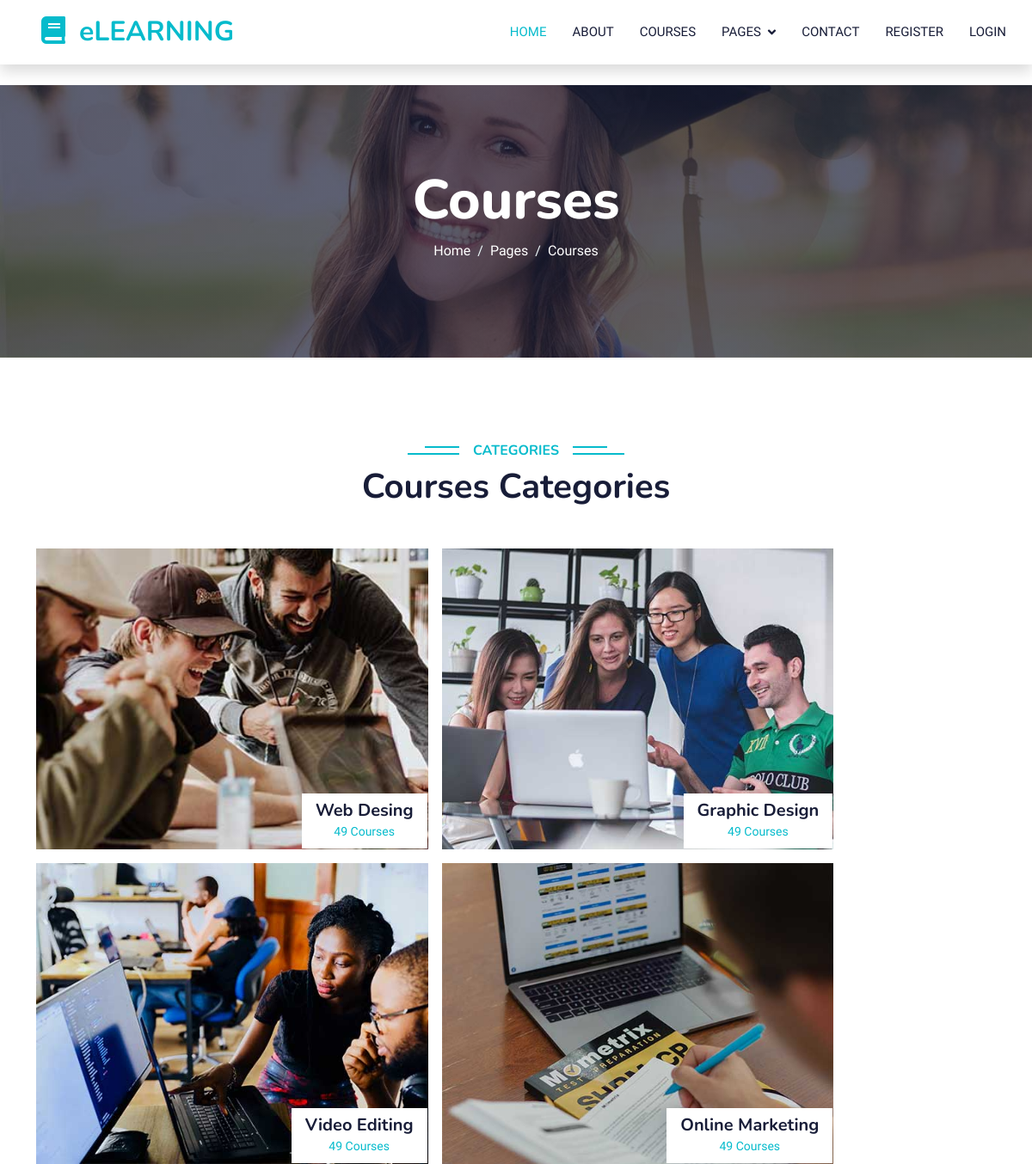
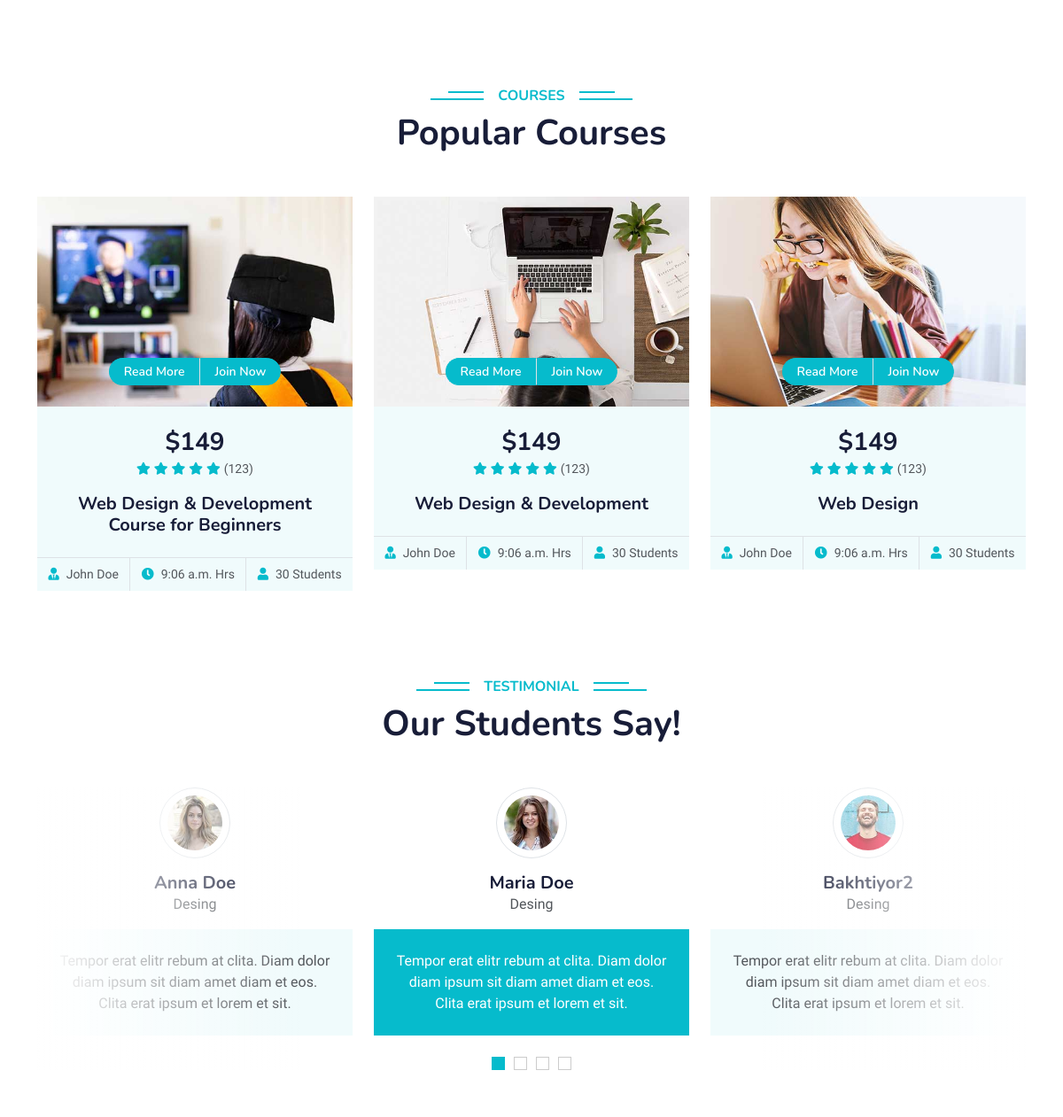
/courses (upper part), run on an earlier commit of the app's database (2 pictures, top to bottom).
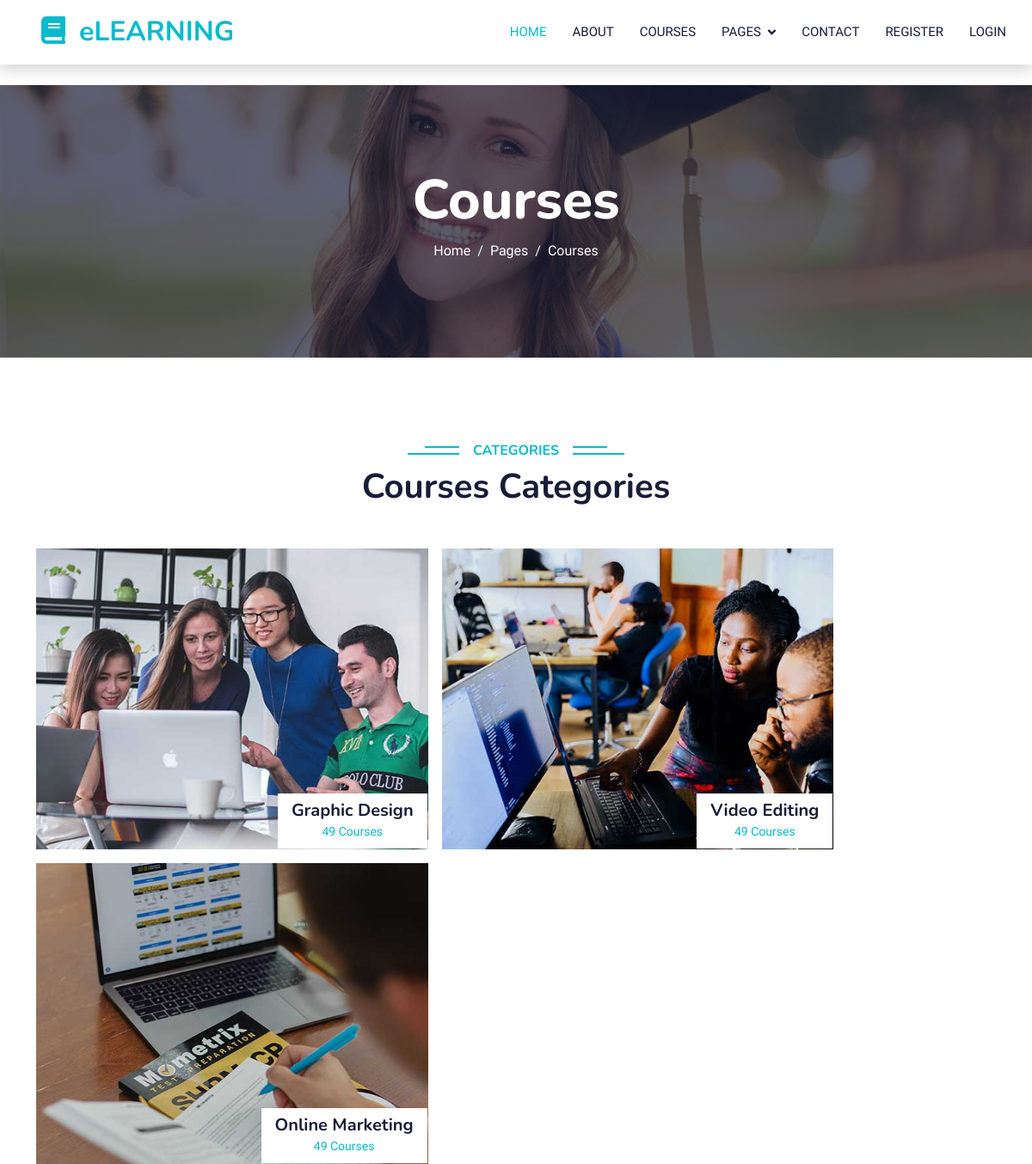
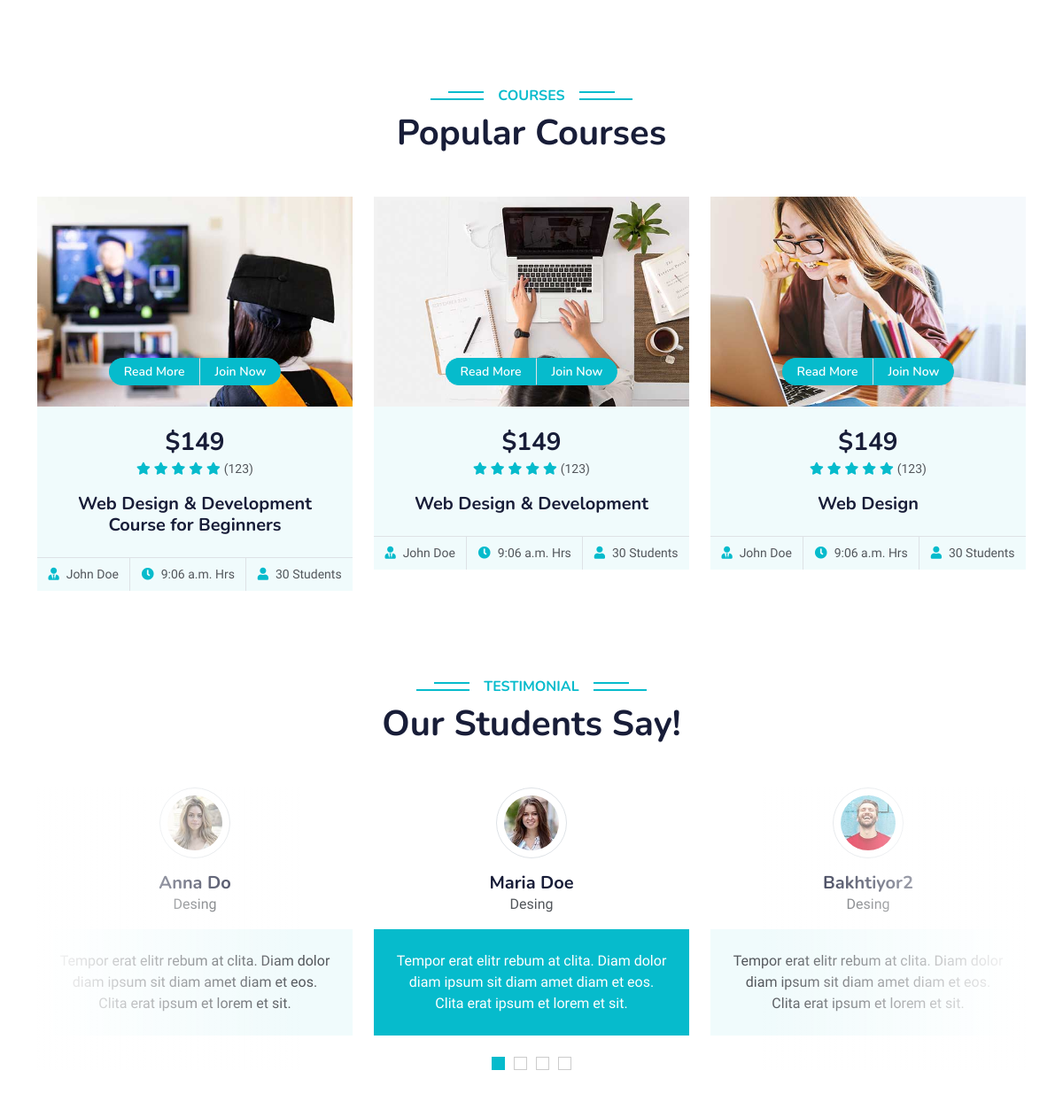
And on a later commit of the database (2 pictures, top to bottom).
### learningapp/models.py (models this page shows, shortened)
class Courses(models.Model):
    name = models.CharField(max_length=200)
    courses = models.IntegerField()
    img = models.ImageField(upload_to='courses/')
    slug = models.SlugField()
    def get_absolute_url(self):
        return reverse("detail4", args=[self.slug])

class Popular_courses(models.Model):
    name = models.CharField(max_length=300)
    person_name = models.CharField(max_length=200)
    time = models.TimeField()
    students = models.IntegerField()
    img = models.ImageField(upload_to='pupular_courses/')
    price = models.IntegerField()
    slug = models.SlugField()

class Clients(models.Model):
    name = models.CharField(max_length=200)
    bio = models.TextField()
    profession = models.CharField(max_length=200)
    img = models.ImageField(upload_to='clients/')
    slug = models.SlugField()

### learningapp/views.py (the view)
# urls.py: path('courses', courses, name='courses'),
def courses(request):
   courses1 = Courses.objects.all()
   courses2 = Popular_courses.objects.all()
   courses3 = Clients.objects.all()
   context = {
      'courses1' : courses1,
      'courses2' : courses2,
      'courses3' : courses3
   }
   return render(request, 'courses.html', context=context)

### templates/courses.html (shortened to what the changed rows need)
{% extends "base.html" %}
{% load static %}
{% block content %}
    <div class="container-fluid bg-primary py-5 mb-5 page-header">
        <div class="container py-5">
            <div class="row justify-content-center">
                <div class="col-lg-10 text-center">
                    <h1 class="display-3 text-white animated slideInDown">Courses</h1>
                </div>
            </div>
        </div>
    </div>
    <div class="container-xxl py-5 category">
        <div class="container">
            <div class="text-center wow fadeInUp" data-wow-delay="0.1s">
                <h1 class="mb-5">Courses Categories</h1>
            </div>
            <div class="row g-3">
                {% for cours1 in courses1 %}
                <div class="col-lg-5 col-md-6 wow zoomIn" data-wow-delay="0.7s" style="min-height: 350px;">
                    <a class="position-relative d-block h-100 overflow-hidden" href="{{cours1.get_absolute_url}}">
                        <img class="img-fluid position-absolute w-100 h-100" src="{{ cours1.img.url }}" alt="" style="object-fit: cover;">
                        <div class="bg-white text-center position-absolute bottom-0 end-0 py-2 px-3" style="margin:  1px;">
                            <h5 class="m-0">{{cours1.name}}</h5>
                            <small class="text-primary">{{cours1.courses}} Courses</small>
                        </div>
                    </a>
                </div>
                {% endfor %}
            </div>
        </div>
    </div>
    <div class="container-xxl py-5">
        <div class="container">
            <div class="text-center wow fadeInUp" data-wow-delay="0.1s">
                <h1 class="mb-5">Popular Courses</h1>
            </div>
            <div class="row g-4 justify-content-center">
                {% for cours2 in courses2 %}
                <div class="col-lg-4 col-md-6 wow fadeInUp" data-wow-delay="0.1s">
                    <div class="course-item bg-light">
                        <div class="position-relative overflow-hidden">
                            <img class="img-fluid" src="{{ cours2.img.url }}" alt="">
                            <div class="w-100 d-flex justify-content-center position-absolute bottom-0 start-0 mb-4">
                                <a href="#" class="flex-shrink-0 btn btn-sm btn-primary px-3 border-end" style="border-radius: 30px 0 0 30px;">Read More</a>
                                <a href="#" class="flex-shrink-0 btn btn-sm btn-primary px-3" style="border-radius: 0 30px 30px 0;">Join Now</a>
                            </div>
                        </div>
                        <div class="text-center p-4 pb-0">
                            <h3 class="mb-0">${{ cours2.price }}</h3>
                            <div class="mb-3">
                                <small class="fa fa-star text-primary"></small>
                                <small class="fa fa-star text-primary"></small>
                                <small class="fa fa-star text-primary"></small>
                                <small class="fa fa-star text-primary"></small>
                                <small class="fa fa-star text-primary"></small>
                                <small>(123)</small>
                            </div>
                            <h5 class="mb-4">{{ cours2.name }}</h5>
                        </div>
                        <div class="d-flex border-top">
                            <small class="flex-fill text-center border-end py-2"><i class="fa fa-user-tie text-primary me-2"></i>{{ cours2.person_name }}</small>
                            <small class="flex-fill text-center border-end py-2"><i class="fa fa-clock text-primary me-2"></i>{{ cours2.time }} Hrs</small>
                            <small class="flex-fill text-center py-2"><i class="fa fa-user text-primary me-2"></i>{{ cours2.students  }} Students</small>
                        </div>
                    </div>
                </div>
                {% endfor %}
            </div>
        </div>
    </div>
    <div class="container-xxl py-5 wow fadeInUp" data-wow-delay="0.1s">
        <div class="container">
            <div class="text-center">
                <h1 class="mb-5">Our Students Say!</h1>
            </div>
            <div class="owl-carousel testimonial-carousel position-relative">
                {% for cours3 in courses3 %}
                <div class="testimonial-item text-center">
                    <img class="border rounded-circle p-2 mx-auto mb-3" src="{{ cours3.img.url }}" style="width: 80px; height: 80px;">
                    <h5 class="mb-0">{{ cours3.name }}</h5>
                    <p>{{ cours3.profession }}</p>
                    <div class="testimonial-text bg-light text-center p-4">
                    <p class="mb-0">{{ cours3.bio }}</p>
                    </div>
                </div>
                {% endfor %}
            </div>
        </div>
    </div>
 {% endblock content %}

What changed in the data, as far as the page shows it:
removed Courses: img (picture), name "Web Desing", courses "49"
changed Clients: name "Anna Doe" → "Anna Do"
